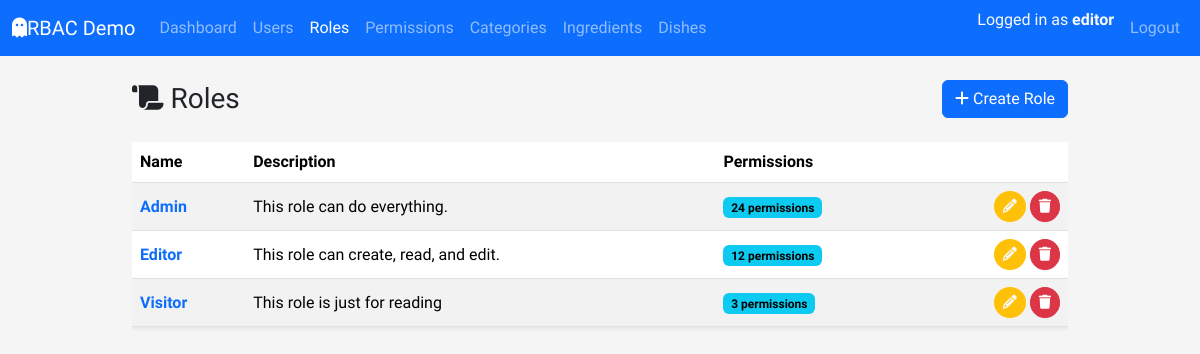
Page /roles/ (signed in) on the committed database.
### app/models/user.py (models this page shows, shortened)
class UserTable(UserMixin,db.Model):
    __tablename__ = "tbl_users"
    id = db.Column(db.Integer, primary_key=True)
    username = db.Column(db.String(80), unique=True, nullable=False)
    email = db.Column(db.String(120), unique=True, nullable=False)
    fullname = db.Column(db.String(120), nullable=False)
    is_active = db.Column(db.Boolean, default=True, nullable=False)
    password_hash = db.Column(db.String(255), nullable=False)
    created_at = db.Column(db.DateTime, default=datetime.utcnow, nullable=False)
    updated_at = db.Column(
        db.DateTime, default=datetime.utcnow, onupdate=datetime.utcnow, nullable=False
    )
    roles = db.relationship("RoleTable", secondary=tbl_user_roles, back_populates="users")
    def get_permission_codes(self) -> set[str]:
        return {perm.code for role in self.roles for perm in role.permissions}
    def has_permission(self, permission_code: str) -> bool:
        return permission_code in self.get_permission_codes()

### app/models/role.py (models this page shows, shortened)
class RoleTable(db.Model):
    __tablename__ = "tbl_roles"
    id = db.Column(db.Integer, primary_key=True)
    name = db.Column(db.String(80), unique=True, nullable=False)
    description = db.Column(db.String(255))
    created_at = db.Column(db.DateTime, default=datetime.utcnow, nullable=False)
    updated_at = db.Column(
        db.DateTime, default=datetime.utcnow, onupdate=datetime.utcnow, nullable=False
    )
    users = db.relationship("UserTable", secondary=tbl_user_roles, back_populates="roles")
    permissions = db.relationship("PermissionTable", secondary=tbl_role_permissions, back_populates="roles")

### app/routes/roles_route.py (the view)
@role_bp.route('/')
@login_required
@permission_required(Perm.ROLE_READ)
def index():
    roles = RoleService.get_all_roles()
    return render_template("roles/index.html", roles=roles)

### app/services/role_service.py (called while the page is built)
    @staticmethod
    def get_all_roles() -> List[RoleTable]:
        return RoleTable.query.order_by(RoleTable.id.asc()).all()

### app/templates/roles/index.html (shortened to what this page needs)
{% extends "layouts/base.html" %}  {% block content %}
<div class="d-flex justify-content-between align-items-center mb-4">
  <h1 class="h3 mb-0"><i class="fa-solid fa-scroll"></i> Roles</h1>
  <a href="{{ url_for('tbl_roles.create') }}" class="btn btn-primary"
    ><i class="fa-solid fa-plus"></i> Create Role</a
  >
</div>
{% if roles %}
<div class="table-responsive">
  <table
    class="table table-striped  table-hover align-middle shadow-sm"
  >
    <thead>
      <tr>
        <th>Name</th>
        <th>Description</th>
        <th>Permissions</th>
        <th class="text-end"></th>
      </tr>
    </thead>
    <tbody>
      {% for role in roles %}
      <tr>
        <td>
          <a
            href="{{ url_for('tbl_roles.detail', role_id=role.id) }}"
            class="text-decoration-none fw-semibold"
            >{{ role.name }}</a
          >
        </td>
        <td>{{ role.description or "-" }}</td>
        <td>
          {% if role.permissions %}
            <span class="badge text-bg-info">
              {{ role.permissions|length }} permission{{ role.permissions|length != 1 and 's' or '' }}
            </span>
          {% else %}
           <span class="badge text-bg-secondary">No permission</span>
          {% endif %}
        </td>
        <td class="text-end">
          <a
            href="{{ url_for('tbl_roles.edit', role_id=role.id) }}"
            class="btn btn-sm btn-warning rounded-circle text-light"
            title="Edit"
            ><i class="fa-solid fa-pencil"></i
          ></a>
          <a
            href="{{ url_for('tbl_roles.delete_confirm', role_id=role.id) }}"
            class="btn btn-sm btn-danger rounded-circle"
            title="Delete"
            ><i class="fa-solid fa-trash"></i
          ></a>
        </td>
      </tr>
      {% endfor %}
    </tbody>
  </table>
</div>
{% else %}
  <div class="alert alert-info">
    No role found.
  <a href="{{ url_for('tbl_roles.create') }}">Create the first role</a>
</div>
{% endif %}
{% endblock %}

### app/templates/layouts/base.html (shortened to what this page needs)
<!doctype html>
<html lang="en">
  <head>
    <link
      href="https://cdn.jsdelivr.net/npm/bootstrap@5.3.8/dist/css/bootstrap.min.css"
      rel="stylesheet"
    />
    <link
      rel="stylesheet"
      href="{{ url_for('static', filename='css/style.css') }}"
    />
  </head>
  <body>
    <nav class="navbar navbar-expand-lg navbar-dark bg-primary mb-4">
      <div class="container-fluid">
        <a class="navbar-brand" href="#">
          <i class="fa-solid fa-ghost"></i>RBAC Demo
        </a>
        <div class="collapse navbar-collapse" id="navbarMain">
          <ul class="navbar-nav me-auto mb-2 mb-lg-0">
            <li class="nav-item">
              <a
                class="nav-link {% if request.blueprint == 'dashboard' %}active{% endif %}"
                href="{{ url_for('dashboard.index') }}"
                >Dashboard</a
              >
            </li>
            {% if current_user.is_authenticated and
            current_user.has_permission(perm.USER_READ) %}
            <li class="nav-item">
              <a
                class="nav-link {% if request.blueprint == 'tbl_users' %}active{% endif %}"
                href="{{ url_for('tbl_users.index') }}"
                >Users</a
              >
            </li>
            {% endif %}
            {% if current_user.is_authenticated and
            current_user.has_permission(perm.ROLE_READ) %}
            <li class="nav-item">
              <a
                class="nav-link {% if request.blueprint == 'tbl_roles' %}active{% endif %}"
                href="{{ url_for('tbl_roles.index') }}"
                >Roles</a
              >
            </li>
            {% endif %}
            {% if current_user.is_authenticated and
            current_user.has_permission(perm.PERM_READ) %}
            <li class="nav-item">
              <a
                class="nav-link {% if request.blueprint == 'tbl_perms' %}active{% endif %}"
                href="{{ url_for('tbl_perms.index') }}"
                >Permissions</a
              >
            </li>
            {% endif %}
            {% if current_user.is_authenticated and
            current_user.has_permission(perm.CATE_READ)%}
            <li class="nav-item">
              <a
                class="nav-link {% if request.blueprint == 'tbl_cate' %}active{% endif %}"
                href="{{ url_for('tbl_cate.index') }}"
                >Categories</a
              >
            </li>
            {% endif %}
            {% if current_user.is_authenticated %}
            <li class="nav-item">
              <a
                class="nav-link {% if request.blueprint == 'tbl_ingredient' %}active{% endif %}"
                href="{{ url_for('tbl_ingredient.index') }}"
                >Ingredients</a
              >
            </li>
            {% endif %}
            {% if current_user.is_authenticated %}
            <li class="nav-item">
              <a
                class="nav-link {% if request.blueprint == 'tbl_dish' %}active{% endif %}"
                href="{{ url_for('tbl_dish.index') }}"
                >Dishes</a
              >
            </li>
            {% endif %}
          </ul>
          <ul class="navbar-nav ms-auto mb-2 mb-lg-0">
            {% if current_user.is_authenticated %}
            <li class="nav-item">
              <span class="navbar-text me-2 text-light">
                Logged in as <strong>{{ current_user.username }}</strong>
              </span>
            </li>
            <li class="nav-item">
              <a href="{{ url_for('auth.logout') }}" class="nav-link">Logout</a>
            </li>
            {% else %}
            <li class="nav-item">
              <a href="{{ url_for('auth.login') }}" class="nav-link">Login</a>
            </li>
            {% endif %}
          </ul>
        </div>
      </div>
    </nav>
    <main class="container">
       {% block content %}{% endblock %}
    </main>
  </body>
</html>

### app/static/css/style.css (style rules this page uses)
body { background-color: #f5f5f5; }
main.container { max-width: 960px; }
.table td, .table th { vertical-align: middle; }
body { font-family: 'Kantumruy Pro', sans-serif; }
html, body, h1, h2, h3, h4, h5, h6, p, a, button, input, textarea, select { font-family: 'Kantumruy Pro', -apple-system, BlinkMacSystemFont, 'Segoe UI', Roboto, sans-serif; }
.khmer-text, .nav-link, .card-title, .card-text, .form-label, .form-control, .btn { font-family: 'Kantumruy Pro', sans-serif !important; }

### rows in the picture
UserTable: username "editor"
RoleTable: name "Admin", description "This role can do everything.", permissions|length "24", permissions|length "s"
RoleTable: name "Editor", description "This role can create, read, and edit.", permissions|length "12", permissions|length "s"
RoleTable: name "Visitor", description "This role is just for reading", permissions|length "3", permissions|length "s"
